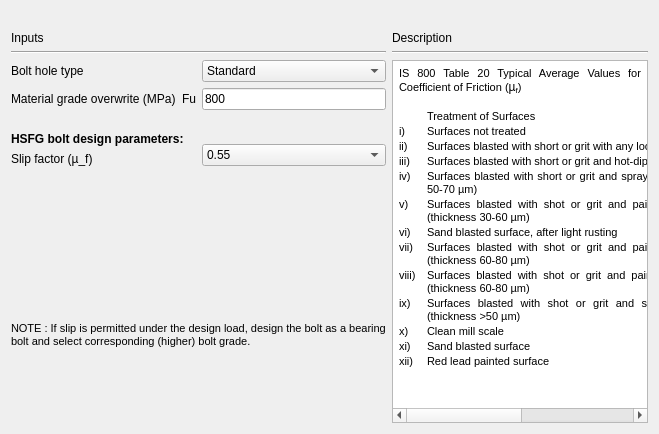
     <widget class="QWidget" name="tab_Bolt">
      <attribute name="title">
       <string>Bolt</string>
      </attribute>
      <layout class="QGridLayout" name="gridLayout_22">
       <item row="0" column="2">
        <widget class="QLabel" name="label_9">
         <property name="text">
          <string/>
         </property>
        </widget>
       </item>
       <item row="1" column="0" rowspan="2">
        <layout class="QGridLayout" name="gridLayout_21">
         <item row="0" column="0">
          <layout class="QGridLayout" name="gridLayout_16">
           <item row="1" column="0">
            <layout class="QGridLayout" name="gridLayout_14">
             <item row="0" column="0" colspan="2">
              <layout class="QGridLayout" name="gridLayout_9">
               <item row="0" column="0">
                <widget class="QLabel" name="label">
                 <property name="text">
                  <string>Bolt hole type</string>
                 </property>
                </widget>
               </item>
               <item row="0" column="1" rowspan="2">
                <layout class="QGridLayout" name="gridLayout">
                 <item row="0" column="1">
                  <widget class="QComboBox" name="combo_boltHoleType">
                   <property name="focusPolicy">
                    <enum>Qt::TabFocus</enum>
                   </property>
                   <item>
                    <property name="text">
                     <string>Standard</string>
                    </property>
                   </item>
                   <item>
                    <property name="text">
                     <string>Over-sized</string>
                    </property>
                   </item>
                  </widget>
                 </item>
                 <item row="1" column="0">
                  <widget class="QLabel" name="label_8">
                   <property name="text">
                    <string>Fu</string>
                   </property>
                  </widget>
                 </item>
                 <item row="1" column="1">
                  <widget class="QLineEdit" name="txt_boltFu">
                   <property name="text">
                    <string>800</string>
                   </property>
                   <property name="alignment">
                    <set>Qt::AlignLeading|Qt::AlignLeft|Qt::AlignVCenter</set>
                   </property>
                   <property name="readOnly">
                    <bool>false</bool>
                   </property>
                  </widget>
                 </item>
                </layout>
               </item>
               <item row="1" column="0">
                <widget class="QLabel" name="label_4">
                 <property name="text">
                  <string>Material grade overwrite (MPa)</string>
                 </property>
                </widget>
               </item>
              </layout>
             </item>
             <item row="1" column="0">
              <layout class="QGridLayout" name="gridLayout_12">
               <item row="0" column="0">
                <spacer name="verticalSpacer_6">
                 <property name="orientation">
                  <enum>Qt::Vertical</enum>
                 </property>
                 <property name="sizeHint" stdset="0">
                  <size>
                   <width>168</width>
                   <height>13</height>
                  </size>
                 </property>
                </spacer>
               </item>
               <item row="1" column="0">
                <widget class="QLabel" name="label_7">
                 <property name="font">
                  <font>
                   <weight>75</weight>
                   <bold>true</bold>
                  </font>
                 </property>
                 <property name="text">
                  <string>HSFG bolt design parameters:</string>
                 </property>
                </widget>
               </item>
               <item row="2" column="0">
                <widget class="QLabel" name="label_15">
                 <property name="text">
                  <string>Slip factor (µ_f)</string>
                 </property>
                </widget>
               </item>
              </layout>
             </item>
             <item row="1" column="1">
              <layout class="QGridLayout" name="gridLayout_11">
               <item row="0" column="0">
                <spacer name="verticalSpacer_5">
                 <property name="orientation">
                  <enum>Qt::Vertical</enum>
                 </property>
                 <property name="sizeHint" stdset="0">
                  <size>
                   <width>128</width>
                   <height>28</height>
                  </size>
                 </property>
                </spacer>
               </item>
               <item row="1" column="0">
                <widget class="QComboBox" name="combo_slipfactor">
                 <property name="minimumSize">
                  <size>
                   <width>0</width>
                   <height>0</height>
                  </size>
                 </property>
                 <property name="maximumSize">
                  <size>
                   <width>200</width>
                   <height>16777215</height>
                  </size>
                 </property>
                 <property name="currentIndex">
                  <number>8</number>
                 </property>
                 <item>
                  <property name="text">
                   <string>0.2</string>
                  </property>
                 </item>
                 <item>
                  <property name="text">
                   <string>0.5</string>
                  </property>
                 </item>
                 <item>
                  <property name="text">
                   <string>0.1</string>
                  </property>
                 </item>
                 <item>
                  <property name="text">
                   <string>0.25</string>
                  </property>
                 </item>
                 <item>
                  <property name="text">
                   <string>0.3</string>
                  </property>
                 </item>
                 <item>
                  <property name="text">
                   <string>0.33</string>
                  </property>
                 </item>
                 <item>
                  <property name="text">
                   <string>0.48</string>
                  </property>
                 </item>
                 <item>
                  <property name="text">
                   <string>0.52</string>
                  </property>
                 </item>
                 <item>
                  <property name="text">
                   <string>0.55</string>
                  </property>
                 </item>
                </widget>
               </item>
              </layout>
             </item>
            </layout>
           </item>
           <item row="0" column="0">
            <layout class="QGridLayout" name="gridLayout_15">
             <item row="0" column="0">
              <widget class="QLabel" name="label_5">
               <property name="text">
                <string>Inputs</string>
               </property>
              </widget>
             </item>
             <item row="1" column="0">
              <widget class="Line" name="line">
               <property name="orientation">
                <enum>Qt::Horizontal</enum>
               </property>
              </widget>
             </item>
            </layout>
           </item>
          </layout>
         </item>
         <item row="1" column="0">
          <spacer name="verticalSpacer">
           <property name="orientation">
            <enum>Qt::Vertical</enum>
           </property>
           <property name="sizeType">
            <enum>QSizePolicy::Fixed</enum>
           </property>
           <property name="sizeHint" stdset="0">
            <size>
             <width>17</width>
             <height>150</height>
            </size>
           </property>
          </spacer>
         </item>
         <item row="2" column="0">
          <layout class="QGridLayout" name="gridLayout_20">
           <item row="0" column="0">
            <widget class="QLabel" name="label_note">
             <property name="font">
              <font>
               <pointsize>8</pointsize>
               <weight>50</weight>
               <italic>false</italic>
               <bold>false</bold>
              </font>
             </property>
             <property name="text">
              <string>NOTE : If slip is permitted under the design load, design the bolt as a bearing
bolt and select corresponding (higher) bolt grade.</string>
             </property>
            </widget>
           </item>
           <item row="1" column="0">
            <spacer name="verticalSpacer_10">
             <property name="orientation">
              <enum>Qt::Vertical</enum>
             </property>
             <property name="sizeHint" stdset="0">
              <size>
               <width>20</width>
               <height>75</height>
              </size>
             </property>
            </spacer>
           </item>
          </layout>
         </item>
        </layout>
       </item>
       <item row="1" column="1" rowspan="2" colspan="2">
        <layout class="QGridLayout" name="gridLayout_19">
         <item row="0" column="0">
          <layout class="QGridLayout" name="gridLayout_8">
           <item row="0" column="0">
            <widget class="QLabel" name="label_3">
             <property name="text">
              <string>Description</string>
             </property>
            </widget>
           </item>
           <item row="1" column="0">
            <widget class="Line" name="line_4">
             <property name="orientation">
              <enum>Qt::Horizontal</enum>
             </property>
            </widget>
           </item>
          </layout>
         </item>
         <item row="1" column="0">
          <widget class="QTextBrowser" name="textBrowser">
           <property name="minimumSize">
            <size>
             <width>210</width>
             <height>320</height>
            </size>
           </property>
           <property name="html">
            <string>&lt;!DOCTYPE HTML PUBLIC &quot;-//W3C//DTD HTML 4.0//EN&quot; &quot;http://www.w3.org/TR/REC-html40/strict.dtd&quot;&gt;
&lt;html&gt;&lt;head&gt;&lt;meta name=&quot;qrichtext&quot; content=&quot;1&quot; /&gt;&lt;style type=&quot;text/css&quot;&gt;
p, li { white-space: pre-wrap; }
&lt;/style&gt;&lt;/head&gt;&lt;body style=&quot; font-family:'MS Shell Dlg 2'; font-size:7.8pt; font-weight:400; font-style:normal;&quot;&gt;
&lt;table border=&quot;0&quot; style=&quot; margin-top:0px; margin-bottom:0px; margin-left:0px; margin-right:0px;&quot; cellspacing=&quot;2&quot; cellpadding=&quot;0&quot;&gt;
&lt;tr&gt;
&lt;td colspan=&quot;3&quot;&gt;
&lt;p align=&quot;justify&quot; style=&quot; margin-top:12px; margin-bottom:12px; margin-left:0px; margin-right:0px; -qt-block-indent:0; text-indent:0px;&quot;&gt;&lt;span style=&quot; font-size:8pt;&quot;&gt;IS 800 Table 20 Typical Average Values for Coefficient of Friction (&lt;/span&gt;&lt;span style=&quot; font-family:'Calibri,sans-serif'; font-size:9pt;&quot;&gt;µ&lt;/span&gt;&lt;span style=&quot; font-family:'Calibri,sans-serif'; font-size:9pt; vertical-align:sub;&quot;&gt;f&lt;/span&gt;&lt;span style=&quot; font-size:8pt;&quot;&gt;)&lt;/span&gt;&lt;/p&gt;&lt;/td&gt;&lt;/tr&gt;&lt;/table&gt;
&lt;p align=&quot;justify&quot; style=&quot;-qt-paragraph-type:empty; margin-top:12px; margin-bottom:12px; margin-left:0px; margin-right:0px; -qt-block-indent:0; text-indent:0px; font-size:8pt;&quot;&gt;&lt;br /&gt;&lt;/p&gt;
&lt;table border=&quot;0&quot; style=&quot; margin-top:0px; margin-bottom:0px; margin-left:0px; margin-right:0px;&quot; cellspacing=&quot;2&quot; cellpadding=&quot;0&quot;&gt;
&lt;tr&gt;
&lt;td width=&quot;26&quot;&gt;&lt;/td&gt;
&lt;td width=&quot;383&quot;&gt;
&lt;p align=&quot;justify&quot; style=&quot; margin-top:12px; margin-bottom:12px; margin-left:0px; margin-right:0px; -qt-block-indent:0; text-indent:0px;&quot;&gt;&lt;span style=&quot; font-size:8pt;&quot;&gt;Treatment of Surfaces&lt;/span&gt;&lt;/p&gt;&lt;/td&gt;
&lt;td width=&quot;78&quot;&gt;
&lt;p align=&quot;justify&quot; style=&quot; margin-top:12px; margin-bottom:12px; margin-left:0px; margin-right:0px; -qt-block-indent:0; text-indent:0px;&quot;&gt;&lt;span style=&quot; font-size:8pt;&quot;&gt;  µ_f&lt;/span&gt;&lt;/p&gt;&lt;/td&gt;&lt;/tr&gt;
&lt;tr&gt;
&lt;td&gt;
&lt;p align=&quot;justify&quot; style=&quot; margin-top:12px; margin-bottom:12px; margin-left:0px; margin-right:0px; -qt-block-indent:0; text-indent:0px;&quot;&gt;&lt;span style=&quot; font-size:8pt;&quot;&gt;i)&lt;/span&gt;&lt;/p&gt;&lt;/td&gt;
&lt;td&gt;
&lt;p align=&quot;justify&quot; style=&quot; margin-top:12px; margin-bottom:12px; margin-left:0px; margin-right:0px; -qt-block-indent:0; text-indent:0px;&quot;&gt;&lt;span style=&quot; font-size:8pt;&quot;&gt;Surfaces not treated&lt;/span&gt;&lt;/p&gt;&lt;/td&gt;
&lt;td&gt;
&lt;p align=&quot;justify&quot; style=&quot; margin-top:12px; margin-bottom:12px; margin-left:0px; margin-right:0px; -qt-block-indent:0; text-indent:0px;&quot;&gt;&lt;span style=&quot; font-size:8pt;&quot;&gt;  0.2&lt;/span&gt;&lt;/p&gt;&lt;/td&gt;&lt;/tr&gt;
&lt;tr&gt;
&lt;td&gt;
&lt;p align=&quot;justify&quot; style=&quot; margin-top:12px; margin-bottom:12px; margin-left:0px; margin-right:0px; -qt-block-indent:0; text-indent:0px;&quot;&gt;&lt;span style=&quot; font-size:8pt;&quot;&gt;ii)&lt;/span&gt;&lt;/p&gt;&lt;/td&gt;
&lt;td&gt;
&lt;p align=&quot;justify&quot; style=&quot; margin-top:12px; margin-bottom:12px; margin-left:0px; margin-right:0px; -qt-block-indent:0; text-indent:0px;&quot;&gt;&lt;span style=&quot; font-size:8pt;&quot;&gt;Surfaces blasted with short or grit with any loose rust removed, no pitting&lt;/span&gt;&lt;/p&gt;&lt;/td&gt;
&lt;td&gt;
&lt;p align=&quot;justify&quot; style=&quot; margin-top:12px; margin-bottom:12px; margin-left:0px; margin-right:0px; -qt-block-indent:0; text-indent:0px;&quot;&gt;&lt;span style=&quot; font-size:8pt;&quot;&gt;  0.5&lt;/span&gt;&lt;/p&gt;&lt;/td&gt;&lt;/tr&gt;
&lt;tr&gt;
&lt;td&gt;
&lt;p align=&quot;justify&quot; style=&quot; margin-top:12px; margin-bottom:12px; margin-left:0px; margin-right:0px; -qt-block-indent:0; text-indent:0px;&quot;&gt;&lt;span style=&quot; font-size:8pt;&quot;&gt;iii)&lt;/span&gt;&lt;/p&gt;&lt;/td&gt;
&lt;td&gt;
&lt;p align=&quot;justify&quot; style=&quot; margin-top:12px; margin-bottom:12px; margin-left:0px; margin-right:0px; -qt-block-indent:0; text-indent:0px;&quot;&gt;&lt;span style=&quot; font-size:8pt;&quot;&gt;Surfaces blasted with short or grit and hot-dip galvanized&lt;/span&gt;&lt;/p&gt;&lt;/td&gt;
&lt;td&gt;
&lt;p align=&quot;justify&quot; style=&quot; margin-top:12px; margin-bottom:12px; margin-left:0px; margin-right:0px; -qt-block-indent:0; text-indent:0px;&quot;&gt;&lt;span style=&quot; font-size:8pt;&quot;&gt;  0.1&lt;/span&gt;&lt;/p&gt;&lt;/td&gt;&lt;/tr&gt;
&lt;tr&gt;
&lt;td&gt;
&lt;p align=&quot;justify&quot; style=&quot; margin-top:12px; margin-bottom:12px; margin-left:0px; margin-right:0px; -qt-block-indent:0; text-indent:0px;&quot;&gt;&lt;span style=&quot; font-size:8pt;&quot;&gt;iv)&lt;/span&gt;&lt;/p&gt;&lt;/td&gt;
&lt;td&gt;
&lt;p align=&quot;justify&quot; style=&quot; margin-top:12px; margin-bottom:12px; margin-left:0px; margin-right:0px; -qt-block-indent:0; text-indent:0px;&quot;&gt;&lt;span style=&quot; font-size:8pt;&quot;&gt;Surfaces blasted with short or grit and spray - metallized with zinc (thickness 50-70 µm)&lt;/span&gt;&lt;/p&gt;&lt;/td&gt;
&lt;td&gt;
&lt;p align=&quot;justify&quot; style=&quot; margin-top:12px; margin-bottom:12px; margin-left:0px; margin-right:0px; -qt-block-indent:0; text-indent:0px;&quot;&gt;&lt;span style=&quot; font-size:8pt;&quot;&gt;  0.25&lt;/span&gt;&lt;/p&gt;&lt;/td&gt;&lt;/tr&gt;
&lt;tr&gt;
&lt;td&gt;
&lt;p align=&quot;justify&quot; style=&quot; margin-top:12px; margin-bottom:12px; margin-left:0px; margin-right:0px; -qt-block-indent:0; text-indent:0px;&quot;&gt;&lt;span style=&quot; font-size:8pt;&quot;&gt;v)&lt;/span&gt;&lt;/p&gt;&lt;/td&gt;
&lt;td&gt;
&lt;p align=&quot;justify&quot; style=&quot; margin-top:12px; margin-bottom:12px; margin-left:0px; margin-right:0px; -qt-block-indent:0; text-indent:0px;&quot;&gt;&lt;span style=&quot; font-size:8pt;&quot;&gt;Surfaces blasted with shot or grit and painted with ethylzinc silicate coat (thickness 30-60 µm)&lt;/span&gt;&lt;/p&gt;&lt;/td&gt;
&lt;td&gt;
&lt;p align=&quot;justify&quot; style=&quot; margin-top:12px; margin-bottom:12px; margin-left:0px; margin-right:0px; -qt-block-indent:0; text-indent:0px;&quot;&gt;&lt;span style=&quot; font-size:8pt;&quot;&gt;  0.3&lt;/span&gt;&lt;/p&gt;&lt;/td&gt;&lt;/tr&gt;
&lt;tr&gt;
&lt;td&gt;
&lt;p align=&quot;justify&quot; style=&quot; margin-top:12px; margin-bottom:12px; margin-left:0px; margin-right:0px; -qt-block-indent:0; text-indent:0px;&quot;&gt;&lt;span style=&quot; font-size:8pt;&quot;&gt;vi)&lt;/span&gt;&lt;/p&gt;&lt;/td&gt;
&lt;td&gt;
&lt;p align=&quot;justify&quot; style=&quot; margin-top:12px; margin-bottom:12px; margin-left:0px; margin-right:0px; -qt-block-indent:0; text-indent:0px;&quot;&gt;&lt;span style=&quot; font-size:8pt;&quot;&gt;Sand blasted surface, after light rusting&lt;/span&gt;&lt;/p&gt;&lt;/td&gt;
&lt;td&gt;
&lt;p align=&quot;justify&quot; style=&quot; margin-top:12px; margin-bottom:12px; margin-left:0px; margin-right:0px; -qt-block-indent:0; text-indent:0px;&quot;&gt;&lt;span style=&quot; font-size:8pt;&quot;&gt;  0.52&lt;/span&gt;&lt;/p&gt;&lt;/td&gt;&lt;/tr&gt;
&lt;tr&gt;
&lt;td&gt;
&lt;p align=&quot;justify&quot; style=&quot; margin-top:12px; margin-bottom:12px; margin-left:0px; margin-right:0px; -qt-block-indent:0; text-indent:0px;&quot;&gt;&lt;span style=&quot; font-size:8pt;&quot;&gt;vii)&lt;/span&gt;&lt;/p&gt;&lt;/td&gt;
&lt;td&gt;
&lt;p align=&quot;justify&quot; style=&quot; margin-top:12px; margin-bottom:12px; margin-left:0px; margin-right:0px; -qt-block-indent:0; text-indent:0px;&quot;&gt;&lt;span style=&quot; font-size:8pt;&quot;&gt;Surfaces blasted with shot or grit and painted with ethylzinc silicate coat (thickness 60-80 µm)&lt;/span&gt;&lt;/p&gt;&lt;/td&gt;
&lt;td&gt;
&lt;p align=&quot;justify&quot; style=&quot; margin-top:12px; margin-bottom:12px; margin-left:0px; margin-right:0px; -qt-block-indent:0; text-indent:0px;&quot;&gt;&lt;span style=&quot; font-size:8pt;&quot;&gt;  0.3&lt;/span&gt;&lt;/p&gt;&lt;/td&gt;&lt;/tr&gt;
&lt;tr&gt;
&lt;td&gt;
&lt;p align=&quot;justify&quot; style=&quot; margin-top:12px; margin-bottom:12px; margin-left:0px; margin-right:0px; -qt-block-indent:0; text-indent:0px;&quot;&gt;&lt;span style=&quot; font-size:8pt;&quot;&gt;viii)&lt;/span&gt;&lt;/p&gt;&lt;/td&gt;
&lt;td&gt;
&lt;p align=&quot;justify&quot; style=&quot; margin-top:12px; margin-bottom:12px; margin-left:0px; margin-right:0px; -qt-block-indent:0; text-indent:0px;&quot;&gt;&lt;span style=&quot; font-size:8pt;&quot;&gt;Surfaces blasted with shot or grit and painted with alcalizinc silicate coat (thickness 60-80 µm)&lt;/span&gt;&lt;/p&gt;&lt;/td&gt;
&lt;td&gt;
&lt;p align=&quot;justify&quot; style=&quot; margin-top:12px; margin-bottom:12px; margin-left:0px; margin-right:0px; -qt-block-indent:0; text-indent:0px;&quot;&gt;&lt;span style=&quot; font-size:8pt;&quot;&gt;  0.3&lt;/span&gt;&lt;/p&gt;&lt;/td&gt;&lt;/tr&gt;
&lt;tr&gt;
&lt;td&gt;
&lt;p align=&quot;justify&quot; style=&quot; margin-top:12px; margin-bottom:12px; margin-left:0px; margin-right:0px; -qt-block-indent:0; text-indent:0px;&quot;&gt;&lt;span style=&quot; font-size:8pt;&quot;&gt;ix)&lt;/span&gt;&lt;/p&gt;&lt;/td&gt;
&lt;td&gt;
&lt;p align=&quot;justify&quot; style=&quot; margin-top:12px; margin-bottom:12px; margin-left:0px; margin-right:0px; -qt-block-indent:0; text-indent:0px;&quot;&gt;&lt;span style=&quot; font-size:8pt;&quot;&gt;Surfaces blasted with shot or grit and spray metallized with aluminium (thickness &amp;gt;50 µm)&lt;/span&gt;&lt;/p&gt;&lt;/td&gt;
&lt;td&gt;
&lt;p align=&quot;justify&quot; style=&quot; margin-top:12px; margin-bottom:12px; margin-left:0px; margin-right:0px; -qt-block-indent:0; text-indent:0px;&quot;&gt;&lt;span style=&quot; font-size:8pt;&quot;&gt;  0.5&lt;/span&gt;&lt;/p&gt;&lt;/td&gt;&lt;/tr&gt;
&lt;tr&gt;
&lt;td&gt;
&lt;p align=&quot;justify&quot; style=&quot; margin-top:12px; margin-bottom:12px; margin-left:0px; margin-right:0px; -qt-block-indent:0; text-indent:0px;&quot;&gt;&lt;span style=&quot; font-size:8pt;&quot;&gt;x)&lt;/span&gt;&lt;/p&gt;&lt;/td&gt;
&lt;td&gt;
&lt;p align=&quot;justify&quot; style=&quot; margin-top:12px; margin-bottom:12px; margin-left:0px; margin-right:0px; -qt-block-indent:0; text-indent:0px;&quot;&gt;&lt;span style=&quot; font-size:8pt;&quot;&gt;Clean mill scale&lt;/span&gt;&lt;/p&gt;&lt;/td&gt;
&lt;td&gt;
&lt;p align=&quot;justify&quot; style=&quot; margin-top:12px; margin-bottom:12px; margin-left:0px; margin-right:0px; -qt-block-indent:0; text-indent:0px;&quot;&gt;&lt;span style=&quot; font-size:8pt;&quot;&gt;  0.33&lt;/span&gt;&lt;/p&gt;&lt;/td&gt;&lt;/tr&gt;
&lt;tr&gt;
&lt;td&gt;
&lt;p align=&quot;justify&quot; style=&quot; margin-top:12px; margin-bottom:12px; margin-left:0px; margin-right:0px; -qt-block-indent:0; text-indent:0px;&quot;&gt;&lt;span style=&quot; font-size:8pt;&quot;&gt;xi)&lt;/span&gt;&lt;/p&gt;&lt;/td&gt;
&lt;td&gt;
&lt;p align=&quot;justify&quot; style=&quot; margin-top:12px; margin-bottom:12px; margin-left:0px; margin-right:0px; -qt-block-indent:0; text-indent:0px;&quot;&gt;&lt;span style=&quot; font-size:8pt;&quot;&gt;Sand blasted surface&lt;/span&gt;&lt;/p&gt;&lt;/td&gt;
&lt;td&gt;
&lt;p align=&quot;justify&quot; style=&quot; margin-top:12px; margin-bottom:12px; margin-left:0px; margin-right:0px; -qt-block-indent:0; text-indent:0px;&quot;&gt;&lt;span style=&quot; font-size:8pt;&quot;&gt;  0.48&lt;/span&gt;&lt;/p&gt;&lt;/td&gt;&lt;/tr&gt;
&lt;tr&gt;
&lt;td&gt;
&lt;p align=&quot;justify&quot; style=&quot; margin-top:12px; margin-bottom:12px; margin-left:0px; margin-right:0px; -qt-block-indent:0; text-indent:0px;&quot;&gt;&lt;span style=&quot; font-size:8pt;&quot;&gt;xii)&lt;/span&gt;&lt;/p&gt;&lt;/td&gt;
&lt;td&gt;
&lt;p align=&quot;justify&quot; style=&quot; margin-top:12px; margin-bottom:12px; margin-left:0px; margin-right:0px; -qt-block-indent:0; text-indent:0px;&quot;&gt;&lt;span style=&quot; font-size:8pt;&quot;&gt;Red lead painted surface&lt;/span&gt;&lt;/p&gt;&lt;/td&gt;
&lt;td&gt;
&lt;p align=&quot;justify&quot; style=&quot; margin-top:12px; margin-bottom:12px; margin-left:0px; margin-right:0px; -qt-block-indent:0; text-indent:0px;&quot;&gt;&lt;span style=&quot; font-size:8pt;&quot;&gt;  0.1&lt;/span&gt;&lt;/p&gt;
&lt;p align=&quot;justify&quot; style=&quot;-qt-paragraph-type:empty; margin-top:12px; margin-bottom:12px; margin-left:0px; margin-right:0px; -qt-block-indent:0; text-indent:0px; font-size:8pt;&quot;&gt;&lt;br /&gt;&lt;/p&gt;&lt;/td&gt;&lt;/tr&gt;&lt;/table&gt;&lt;/body&gt;&lt;/html&gt;</string>
           </property>
          </widget>
         </item>
        </layout>
       </item>
       <item row="2" column="2">
        <widget class="QLabel" name="label_11">
         <property name="text">
          <string/>
         </property>
        </widget>
       </item>
      </layout>
     </widget>
